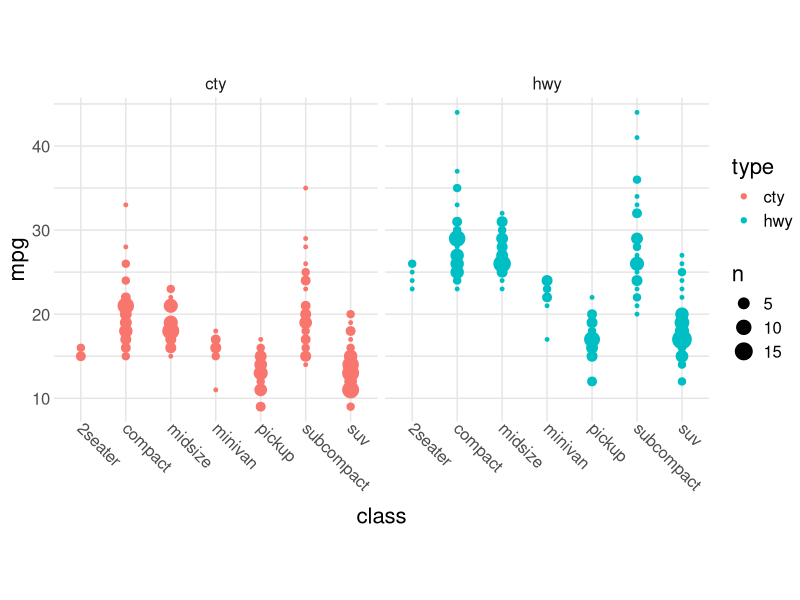

Reproduce this figure in R.
## ---- chunk 1
library(tidyverse)

theme_common <- function() {
  theme_minimal() %+replace%
  theme(
    axis.text.x = element_text(size = 12),
    axis.text.y = element_text(size = 12),
    axis.title.x = element_text(margin = margin(4, 4, 4, 4), size = 16),
    axis.title.y = element_text(margin = margin(4, 4, 4, 4), size = 16, angle = 90),

    legend.title = element_text(size = 16),
    legend.text = element_text(size = 12),

    strip.text.x = element_text(size = 12),
    strip.text.y = element_text(size = 12),

    panel.grid.major = element_line(color = "grey90"),
    panel.grid.minor = element_line(color = "grey90"),

    aspect.ratio = 4 / 4,

    plot.margin   = unit(c(t = +0, b = +0, r = +0, l = +0), "cm"),
    plot.title    = element_text(size = 18),
    plot.subtitle = element_text(size = 16),
    plot.caption  = element_text(size = 14)
  )
}
## ---- chunk 2
mpg %>%
  pivot_longer(
    cty:hwy,
    names_to = "type",
    values_to = "mpg",
  ) %>%

  ggplot(aes(class, mpg, color = type)) +
  geom_count(position = position_dodge(width = 0.5)) +
  ## Tail
  facet_grid(~type) +
  ## Use of theme
  theme_common() +
  theme(axis.text.x = element_text(angle = 315, hjust = 0))
